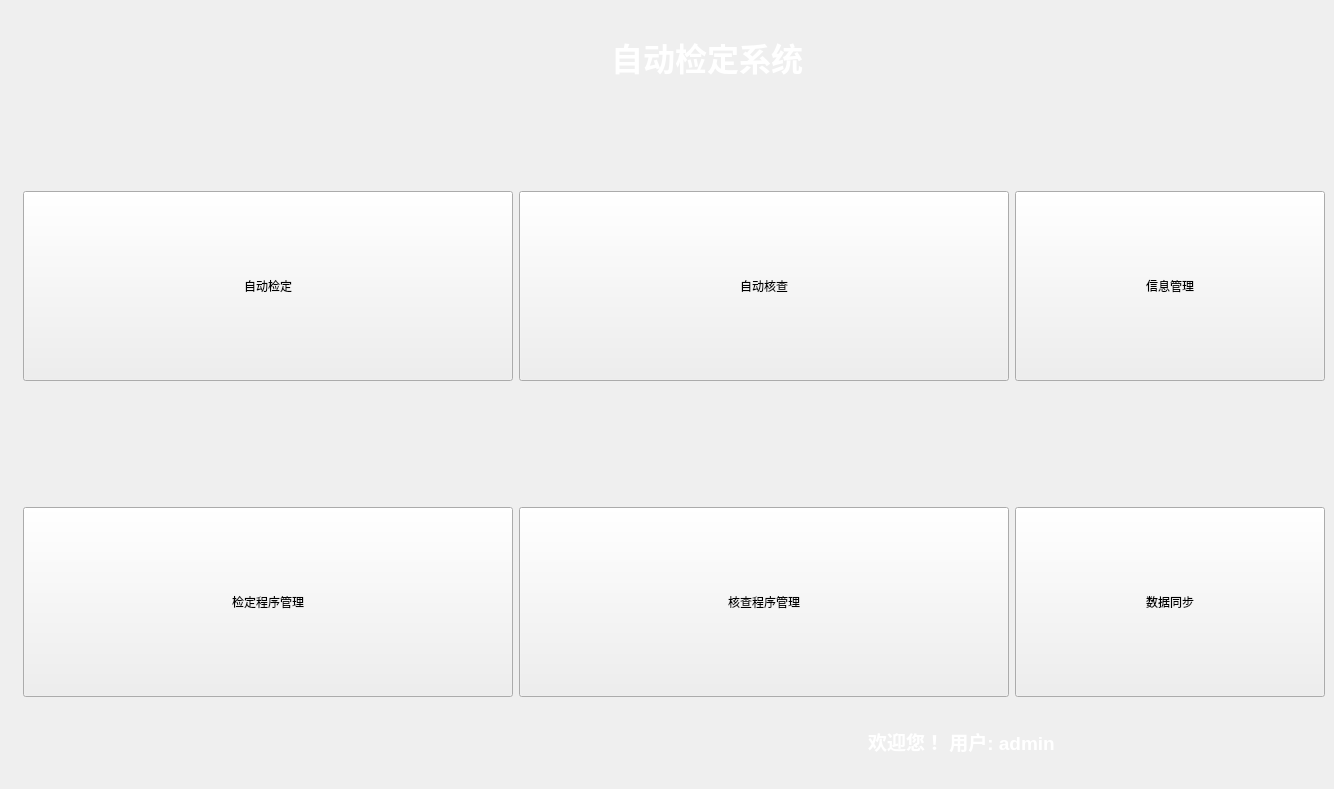
<?xml version="1.0" encoding="UTF-8"?>
<ui version="4.0">
 <class>IndexWindow</class>
 <widget class="QMainWindow" name="IndexWindow">
  <property name="windowModality">
   <enum>Qt::NonModal</enum>
  </property>
  <property name="geometry">
   <rect>
    <x>0</x>
    <y>0</y>
    <width>1334</width>
    <height>789</height>
   </rect>
  </property>
  <property name="sizePolicy">
   <sizepolicy hsizetype="Expanding" vsizetype="Expanding">
    <horstretch>0</horstretch>
    <verstretch>0</verstretch>
   </sizepolicy>
  </property>
  <property name="windowTitle">
   <string>MainWindow</string>
  </property>
  <property name="styleSheet">
   <string notr="true"/>
  </property>
  <property name="iconSize">
   <size>
    <width>100</width>
    <height>100</height>
   </size>
  </property>
  <property name="toolButtonStyle">
   <enum>Qt::ToolButtonTextUnderIcon</enum>
  </property>
  <widget class="QWidget" name="centralwidget">
   <layout class="QVBoxLayout" name="verticalLayout">
    <item>
     <layout class="QHBoxLayout" name="horizontalLayout_5">
      <property name="spacing">
       <number>6</number>
      </property>
      <property name="sizeConstraint">
       <enum>QLayout::SetFixedSize</enum>
      </property>
      <property name="topMargin">
       <number>0</number>
      </property>
      <property name="bottomMargin">
       <number>0</number>
      </property>
      <item>
       <spacer name="horizontalSpacer_8">
        <property name="orientation">
         <enum>Qt::Horizontal</enum>
        </property>
        <property name="sizeType">
         <enum>QSizePolicy::Fixed</enum>
        </property>
        <property name="sizeHint" stdset="0">
         <size>
          <width>120</width>
          <height>13</height>
         </size>
        </property>
       </spacer>
      </item>
      <item>
       <widget class="QLabel" name="label">
        <property name="sizePolicy">
         <sizepolicy hsizetype="Fixed" vsizetype="Fixed">
          <horstretch>0</horstretch>
          <verstretch>0</verstretch>
         </sizepolicy>
        </property>
        <property name="minimumSize">
         <size>
          <width>560</width>
          <height>0</height>
         </size>
        </property>
        <property name="contextMenuPolicy">
         <enum>Qt::DefaultContextMenu</enum>
        </property>
        <property name="styleSheet">
         <string notr="true">color: white;
font-weight: bold;
font-size: 24pt;

</string>
        </property>
        <property name="frameShape">
         <enum>QFrame::NoFrame</enum>
        </property>
        <property name="frameShadow">
         <enum>QFrame::Plain</enum>
        </property>
        <property name="text">
         <string>自动检定系统</string>
        </property>
        <property name="textFormat">
         <enum>Qt::AutoText</enum>
        </property>
        <property name="scaledContents">
         <bool>false</bool>
        </property>
        <property name="alignment">
         <set>Qt::AlignCenter</set>
        </property>
       </widget>
      </item>
      <item>
       <spacer name="horizontalSpacer_9">
        <property name="orientation">
         <enum>Qt::Horizontal</enum>
        </property>
        <property name="sizeType">
         <enum>QSizePolicy::Fixed</enum>
        </property>
        <property name="sizeHint" stdset="0">
         <size>
          <width>40</width>
          <height>13</height>
         </size>
        </property>
       </spacer>
      </item>
     </layout>
    </item>
    <item>
     <spacer name="verticalSpacer_7">
      <property name="orientation">
       <enum>Qt::Vertical</enum>
      </property>
      <property name="sizeType">
       <enum>QSizePolicy::Fixed</enum>
      </property>
      <property name="sizeHint" stdset="0">
       <size>
        <width>50</width>
        <height>80</height>
       </size>
      </property>
     </spacer>
    </item>
    <item>
     <layout class="QGridLayout" name="gridLayout_3">
      <item row="1" column="1">
       <spacer name="verticalSpacer_4">
        <property name="orientation">
         <enum>Qt::Vertical</enum>
        </property>
        <property name="sizeType">
         <enum>QSizePolicy::Fixed</enum>
        </property>
        <property name="sizeHint" stdset="0">
         <size>
          <width>20</width>
          <height>120</height>
         </size>
        </property>
       </spacer>
      </item>
      <item row="0" column="4">
       <spacer name="horizontalSpacer_4">
        <property name="orientation">
         <enum>Qt::Horizontal</enum>
        </property>
        <property name="sizeHint" stdset="0">
         <size>
          <width>100</width>
          <height>20</height>
         </size>
        </property>
       </spacer>
      </item>
      <item row="2" column="4">
       <spacer name="horizontalSpacer_5">
        <property name="orientation">
         <enum>Qt::Horizontal</enum>
        </property>
        <property name="sizeHint" stdset="0">
         <size>
          <width>40</width>
          <height>20</height>
         </size>
        </property>
       </spacer>
      </item>
      <item row="0" column="3">
       <widget class="QToolButton" name="tb3">
        <property name="sizePolicy">
         <sizepolicy hsizetype="Fixed" vsizetype="Fixed">
          <horstretch>0</horstretch>
          <verstretch>0</verstretch>
         </sizepolicy>
        </property>
        <property name="minimumSize">
         <size>
          <width>310</width>
          <height>190</height>
         </size>
        </property>
        <property name="cursor">
         <cursorShape>OpenHandCursor</cursorShape>
        </property>
        <property name="styleSheet">
         <string notr="true">margin-right: 0px;</string>
        </property>
        <property name="text">
         <string>信息管理</string>
        </property>
        <property name="iconSize">
         <size>
          <width>60</width>
          <height>60</height>
         </size>
        </property>
        <property name="toolButtonStyle">
         <enum>Qt::ToolButtonTextUnderIcon</enum>
        </property>
       </widget>
      </item>
      <item row="2" column="0">
       <spacer name="horizontalSpacer_2">
        <property name="orientation">
         <enum>Qt::Horizontal</enum>
        </property>
        <property name="sizeHint" stdset="0">
         <size>
          <width>327</width>
          <height>20</height>
         </size>
        </property>
       </spacer>
      </item>
      <item row="0" column="2">
       <widget class="QToolButton" name="tb2">
        <property name="sizePolicy">
         <sizepolicy hsizetype="Fixed" vsizetype="Fixed">
          <horstretch>0</horstretch>
          <verstretch>0</verstretch>
         </sizepolicy>
        </property>
        <property name="minimumSize">
         <size>
          <width>490</width>
          <height>190</height>
         </size>
        </property>
        <property name="cursor">
         <cursorShape>OpenHandCursor</cursorShape>
        </property>
        <property name="styleSheet">
         <string notr="true"/>
        </property>
        <property name="text">
         <string>自动核查</string>
        </property>
        <property name="iconSize">
         <size>
          <width>60</width>
          <height>60</height>
         </size>
        </property>
        <property name="toolButtonStyle">
         <enum>Qt::ToolButtonTextUnderIcon</enum>
        </property>
       </widget>
      </item>
      <item row="0" column="1">
       <widget class="QToolButton" name="tb1">
        <property name="sizePolicy">
         <sizepolicy hsizetype="Fixed" vsizetype="Fixed">
          <horstretch>0</horstretch>
          <verstretch>0</verstretch>
         </sizepolicy>
        </property>
        <property name="minimumSize">
         <size>
          <width>490</width>
          <height>190</height>
         </size>
        </property>
        <property name="cursor">
         <cursorShape>OpenHandCursor</cursorShape>
        </property>
        <property name="styleSheet">
         <string notr="true"/>
        </property>
        <property name="text">
         <string>自动检定</string>
        </property>
        <property name="iconSize">
         <size>
          <width>60</width>
          <height>60</height>
         </size>
        </property>
        <property name="checkable">
         <bool>false</bool>
        </property>
        <property name="checked">
         <bool>false</bool>
        </property>
        <property name="toolButtonStyle">
         <enum>Qt::ToolButtonTextUnderIcon</enum>
        </property>
       </widget>
      </item>
      <item row="2" column="2">
       <widget class="QToolButton" name="tb5">
        <property name="sizePolicy">
         <sizepolicy hsizetype="Fixed" vsizetype="Fixed">
          <horstretch>0</horstretch>
          <verstretch>0</verstretch>
         </sizepolicy>
        </property>
        <property name="minimumSize">
         <size>
          <width>490</width>
          <height>190</height>
         </size>
        </property>
        <property name="cursor">
         <cursorShape>OpenHandCursor</cursorShape>
        </property>
        <property name="styleSheet">
         <string notr="true"/>
        </property>
        <property name="text">
         <string>核查程序管理</string>
        </property>
        <property name="iconSize">
         <size>
          <width>60</width>
          <height>60</height>
         </size>
        </property>
        <property name="toolButtonStyle">
         <enum>Qt::ToolButtonTextUnderIcon</enum>
        </property>
       </widget>
      </item>
      <item row="0" column="0">
       <spacer name="horizontalSpacer_3">
        <property name="orientation">
         <enum>Qt::Horizontal</enum>
        </property>
        <property name="sizeHint" stdset="0">
         <size>
          <width>327</width>
          <height>20</height>
         </size>
        </property>
       </spacer>
      </item>
      <item row="2" column="3">
       <widget class="QToolButton" name="tb6">
        <property name="sizePolicy">
         <sizepolicy hsizetype="Fixed" vsizetype="Fixed">
          <horstretch>0</horstretch>
          <verstretch>0</verstretch>
         </sizepolicy>
        </property>
        <property name="minimumSize">
         <size>
          <width>310</width>
          <height>190</height>
         </size>
        </property>
        <property name="cursor">
         <cursorShape>OpenHandCursor</cursorShape>
        </property>
        <property name="styleSheet">
         <string notr="true">margin-right: 0px;</string>
        </property>
        <property name="text">
         <string>数据同步</string>
        </property>
        <property name="iconSize">
         <size>
          <width>60</width>
          <height>60</height>
         </size>
        </property>
        <property name="toolButtonStyle">
         <enum>Qt::ToolButtonTextUnderIcon</enum>
        </property>
       </widget>
      </item>
      <item row="1" column="3">
       <spacer name="verticalSpacer_6">
        <property name="orientation">
         <enum>Qt::Vertical</enum>
        </property>
        <property name="sizeType">
         <enum>QSizePolicy::Fixed</enum>
        </property>
        <property name="sizeHint" stdset="0">
         <size>
          <width>20</width>
          <height>120</height>
         </size>
        </property>
       </spacer>
      </item>
      <item row="1" column="2">
       <spacer name="verticalSpacer_5">
        <property name="orientation">
         <enum>Qt::Vertical</enum>
        </property>
        <property name="sizeType">
         <enum>QSizePolicy::Fixed</enum>
        </property>
        <property name="sizeHint" stdset="0">
         <size>
          <width>20</width>
          <height>120</height>
         </size>
        </property>
       </spacer>
      </item>
      <item row="2" column="1">
       <widget class="QToolButton" name="tb4">
        <property name="sizePolicy">
         <sizepolicy hsizetype="Fixed" vsizetype="Fixed">
          <horstretch>0</horstretch>
          <verstretch>0</verstretch>
         </sizepolicy>
        </property>
        <property name="minimumSize">
         <size>
          <width>490</width>
          <height>190</height>
         </size>
        </property>
        <property name="cursor">
         <cursorShape>OpenHandCursor</cursorShape>
        </property>
        <property name="styleSheet">
         <string notr="true"/>
        </property>
        <property name="text">
         <string>检定程序管理</string>
        </property>
        <property name="iconSize">
         <size>
          <width>60</width>
          <height>60</height>
         </size>
        </property>
        <property name="toolButtonStyle">
         <enum>Qt::ToolButtonTextUnderIcon</enum>
        </property>
       </widget>
      </item>
     </layout>
    </item>
    <item>
     <layout class="QGridLayout" name="gridLayout_4">
      <item row="1" column="1">
       <widget class="QLabel" name="label_2">
        <property name="sizePolicy">
         <sizepolicy hsizetype="Fixed" vsizetype="Fixed">
          <horstretch>0</horstretch>
          <verstretch>0</verstretch>
         </sizepolicy>
        </property>
        <property name="minimumSize">
         <size>
          <width>10</width>
          <height>10</height>
         </size>
        </property>
        <property name="styleSheet">
         <string notr="true">color: white;
font-weight: bold;
font-size: 14pt;</string>
        </property>
        <property name="text">
         <string>欢迎您！ 用户: admin</string>
        </property>
       </widget>
      </item>
      <item row="1" column="0">
       <spacer name="horizontalSpacer_6">
        <property name="orientation">
         <enum>Qt::Horizontal</enum>
        </property>
        <property name="sizeHint" stdset="0">
         <size>
          <width>40</width>
          <height>20</height>
         </size>
        </property>
       </spacer>
      </item>
      <item row="1" column="2">
       <spacer name="horizontalSpacer_7">
        <property name="orientation">
         <enum>Qt::Horizontal</enum>
        </property>
        <property name="sizeType">
         <enum>QSizePolicy::Fixed</enum>
        </property>
        <property name="sizeHint" stdset="0">
         <size>
          <width>270</width>
          <height>20</height>
         </size>
        </property>
       </spacer>
      </item>
     </layout>
    </item>
   </layout>
  </widget>
 </widget>
 <resources/>
 <connections>
  <connection>
   <sender>tb1</sender>
   <signal>clicked()</signal>
   <receiver>IndexWindow</receiver>
   <slot>showCheckWindow()</slot>
   <hints>
    <hint type="sourcelabel">
     <x>260</x>
     <y>276</y>
    </hint>
    <hint type="destinationlabel">
     <x>666</x>
     <y>394</y>
    </hint>
   </hints>
  </connection>
  <connection>
   <sender>tb4</sender>
   <signal>clicked()</signal>
   <receiver>IndexWindow</receiver>
   <slot>showCheckMethod()</slot>
   <hints>
    <hint type="sourcelabel">
     <x>260</x>
     <y>598</y>
    </hint>
    <hint type="destinationlabel">
     <x>666</x>
     <y>394</y>
    </hint>
   </hints>
  </connection>
  <connection>
   <sender>tb2</sender>
   <signal>clicked()</signal>
   <receiver>IndexWindow</receiver>
   <slot>showVerifyWindow()</slot>
   <hints>
    <hint type="sourcelabel">
     <x>785</x>
     <y>247</y>
    </hint>
    <hint type="destinationlabel">
     <x>755</x>
     <y>110</y>
    </hint>
   </hints>
  </connection>
  <connection>
   <sender>tb5</sender>
   <signal>clicked()</signal>
   <receiver>IndexWindow</receiver>
   <slot>showVerifyMethod()</slot>
   <hints>
    <hint type="sourcelabel">
     <x>784</x>
     <y>559</y>
    </hint>
    <hint type="destinationlabel">
     <x>835</x>
     <y>443</y>
    </hint>
   </hints>
  </connection>
 </connections>
 <slots>
  <slot>showCheckWindow()</slot>
  <slot>showCheckMethod()</slot>
  <slot>showVerifyMethod()</slot>
  <slot>showVerifyWindow()</slot>
 </slots>
</ui>
